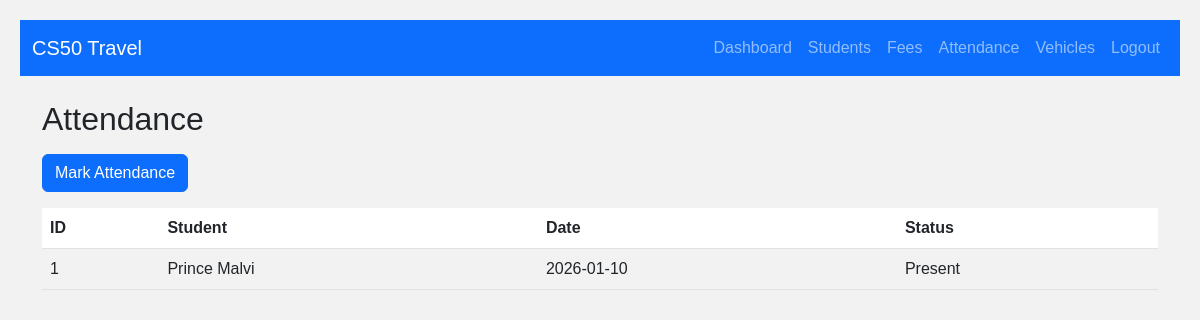
Before: /attendance (signed in) with the older database file.
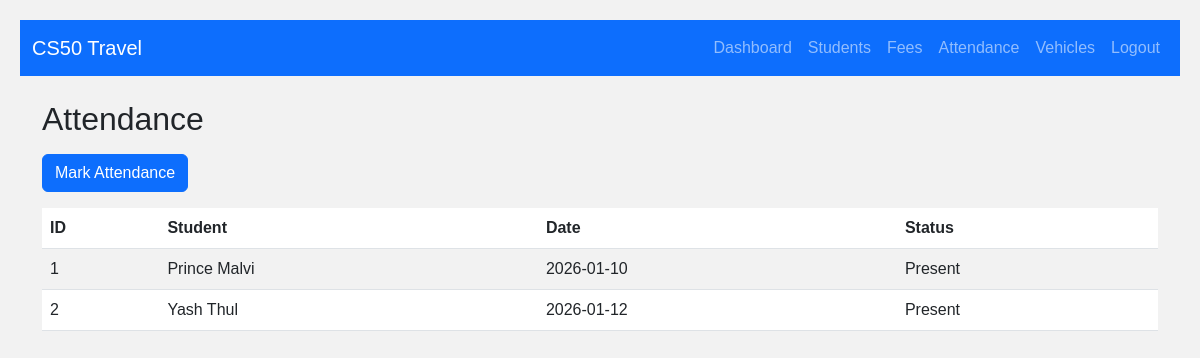
After: the same page with the newer database file.
### tables this page shows
CREATE TABLE attendance (
            id INTEGER PRIMARY KEY AUTOINCREMENT,
            student_id INTEGER,
            date TEXT,
            status TEXT,
            FOREIGN KEY(student_id) REFERENCES students(id)
        );

CREATE TABLE students (
            id INTEGER PRIMARY KEY AUTOINCREMENT,
            name TEXT,
            school TEXT,
            route TEXT,
            photo TEXT
        );

### app.py (the view)
@app.route("/attendance")
def attendance():
    if "user" not in session:
        return redirect("/")
    cur = get_db().cursor()
    cur.execute('''
        SELECT attendance.id, students.name, attendance.date, attendance.status
        FROM attendance JOIN students ON attendance.student_id = students.id
    ''')
    attendance = cur.fetchall()
    return render_template("attendance.html", attendance=attendance)

### app.py (called while the page is built)
def get_db():
    db = getattr(g, "_database", None)
    if db is None:
        db = g._database = sqlite3.connect(DATABASE)
        db.row_factory = sqlite3.Row
    return db

@app.teardown_appcontext
def close_connection(exception):
    db = getattr(g, "_database", None)
    if db is not None:
        db.close()

### templates/attendance.html
{% extends "layout.html" %}
{% block content %}
<h2 class="mb-3">Attendance</h2>
<a href="/mark_attendance" class="btn btn-primary mb-3">Mark Attendance</a>
<table class="table table-striped">
  <thead>
    <tr>
      <th>ID</th>
      <th>Student</th>
      <th>Date</th>
      <th>Status</th>
    </tr>
  </thead>
  <tbody>
    {% for a in attendance %}
    <tr>
      <td>{{ a.id }}</td>
      <td>{{ a.name }}</td>
      <td>{{ a.date }}</td>
      <td>{{ a.status }}</td>
    </tr>
    {% endfor %}
  </tbody>
</table>
{% endblock %}

Changed rows visible on the page:
added attendance: id "2", name "Yash Thul", date "2026-01-12", status "Present"
